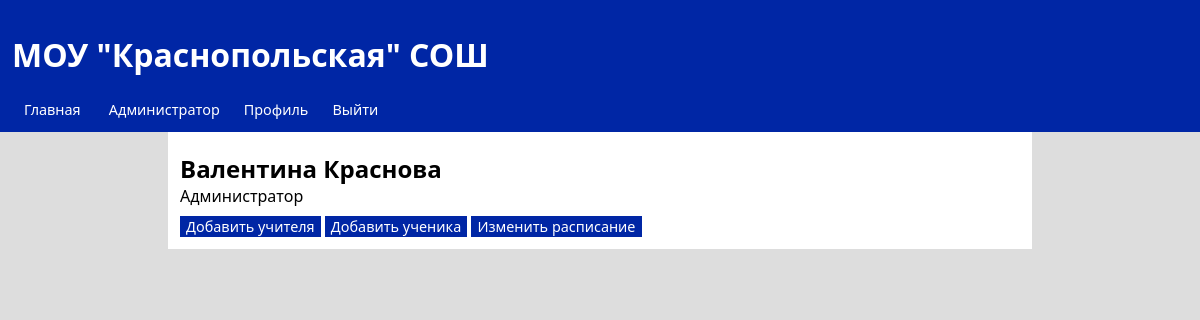
Screenshot of /pages/admin.php (signed in) with the database file from the repository.
### tables this page shows
CREATE TABLE `Users` (
  `id` int NOT NULL,
  `first_name` varchar(255) NOT NULL,
  `last_name` varchar(255) NOT NULL,
  `login` varchar(255) NOT NULL,
  `password` varchar(255) NOT NULL,
  `user_type` int NOT NULL
);

CREATE TABLE `UserType` (
  `id` int NOT NULL,
  `name` varchar(255) NOT NULL
);

### php/get_user_info.php (shortened to what this page needs)
<div class='user_info'>
        <?php
            if(isset($_SESSION['isLoginned']))
            {
                require("conn.php");
                $sql = "SELECT * FROM Users INNER JOIN UserType ON Users.user_type = UserType.id WHERE Users.id = ".$_SESSION['id'];
                if($result = mysqli_fetch_assoc($conn->query($sql)))
                {
                    echo "<h2>".$result['first_name']." ".$result['last_name']."</h2>";
                    echo "<p>".$result['name']."</p>";
                }
            }
        ?>
    </div>

### style.css (style rules this page uses)
body { margin: 0; background-color: rgb(221, 221, 221); }
* { font-family: 'Segoe UI', Tahoma, Geneva, Verdana, sans-serif; }
.user_info { margin: 1vh 0; }
.user_info h2 { margin: 0; }
.user_info p { margin: 0; }

### rows the page displays
users: first_name "Валентина", last_name "Краснова", user_type.name "Администратор"
